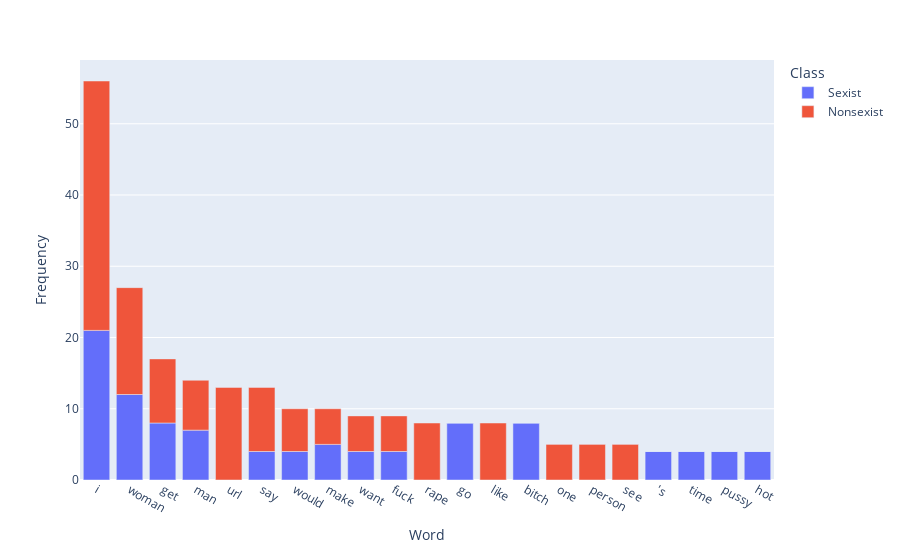

Write notebook code for a chart like this one.
### Code cell
fig = px.bar(df_commonwords, x="Word", y="Frequency", color="Class")
fig.show()

### Figure 1 — Plotly figure (JSON) as saved in the notebook; plotly's stock layout.template omitted (floating-point values rounded to 4 significant figures)
{"data": [{"alignmentgroup": "True", "hovertemplate": "Class=Sexist<br>Word=%{x}<br>Frequency=%{y}<extra></extra>", "legendgroup": "Sexist", "marker": {"color": "#636efa", "pattern": {"shape": ""}}, "name": "Sexist", "offsetgroup": "Sexist", "orientation": "v", "showlegend": true, "textposition": "auto", "x": ["i", "woman", "get", "man", "url", "say", "would", "make", "want", "fuck", "rape", "go", "like", "bitch", "one", "person", "see", "'s", "time", "pussy", "hot"], "xaxis": "x", "y": [21.0, 12.0, 8.0, 7.0, 0.0, 4.0, 4.0, 5.0, 4.0, 4.0, 0.0, 8.0, 0.0, 8.0, 0.0, 0.0, 0.0, 4.0, 4.0, 4.0, 4.0], "yaxis": "y", "type": "bar"}, {"alignmentgroup": "True", "hovertemplate": "Class=Nonsexist<br>Word=%{x}<br>Frequency=%{y}<extra></extra>", "legendgroup": "Nonsexist", "marker": {"color": "#EF553B", "pattern": {"shape": ""}}, "name": "Nonsexist", "offsetgroup": "Nonsexist", "orientation": "v", "showlegend": true, "textposition": "auto", "x": ["i", "woman", "get", "man", "say", "url", "make", "would", "want", "fuck", "go", "like", "rape", "bitch", "one", "person", "see", "time", "pussy", "hot", "'s"], "xaxis": "x", "y": [35.0, 15.0, 9.0, 7.0, 9.0, 13.0, 5.0, 6.0, 5.0, 5.0, 0.0, 8.0, 8.0, 0.0, 5.0, 5.0, 5.0, 0.0, 0.0, 0.0, 0.0], "yaxis": "y", "type": "bar"}], "layout": {"xaxis": {"anchor": "y", "domain": [0.0, 1.0], "title": {"text": "Word"}}, "yaxis": {"anchor": "x", "domain": [0.0, 1.0], "title": {"text": "Frequency"}}, "legend": {"title": {"text": "Class"}, "tracegroupgap": 0}, "margin": {"t": 60}, "barmode": "relative"}}
